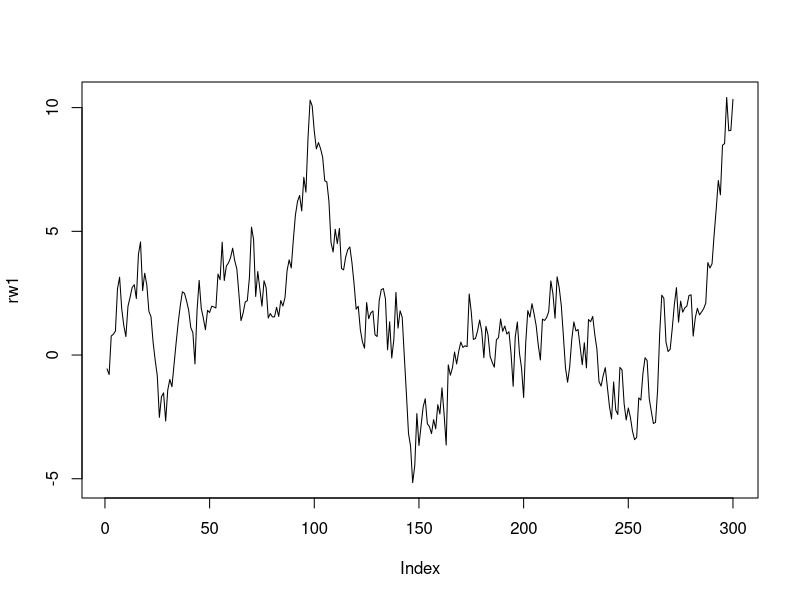
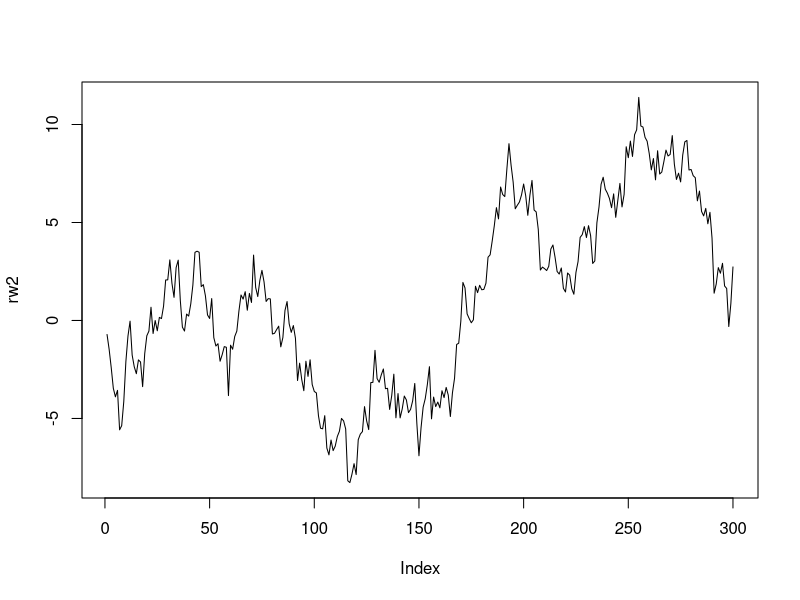
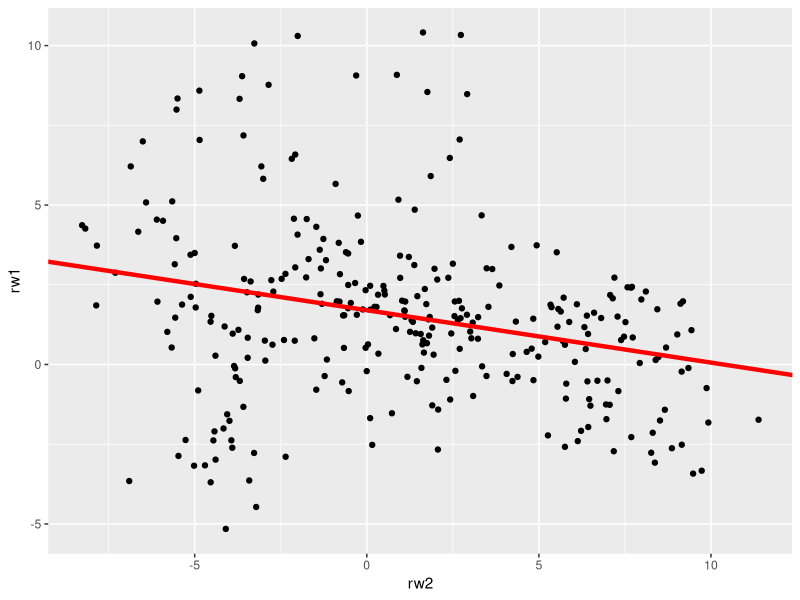

Write R code to recreate these figures, in order.

# S2. 2 Spurious regressions

# Generate Random walk
set.seed(123)
obs <- 300
rw1 <- c(cumsum(rnorm(n = obs, mean = 0, sd = 1)))  # y(t) = y(t-1) + e  e~N(0,1)
rw2 <- c(cumsum(rnorm(n = obs, mean = 0, sd = 1)))  # y(t) = y(t-1) + e  e~N(0,1)

# Plotting the data
plot( rw1, type = "l")
plot( rw2, type = "l")

# Regress the two relation: There seems to be a relation, but we know it is spurious
model_spurious <- lm( formula = rw1 ~ rw2)
summary(model_spurious)

#
library(tidyverse)

tibble( rw1 = rw1, rw2 = rw2 ) |> 
  ggplot( aes(y = rw1, x = rw2) ) +
  geom_point( ) +
  geom_abline( intercept = coef(model_spurious)[1],
               slope = coef(model_spurious)[2],
               color = "red",
               size = 1.5
               )

## 2.3 Testing for a spurious regression
# Testing the relation between the difference.
# If there is no relation, there is an indication of no relation.
summary( lm( formula = diff(rw1) ~ diff(rw2)) )






